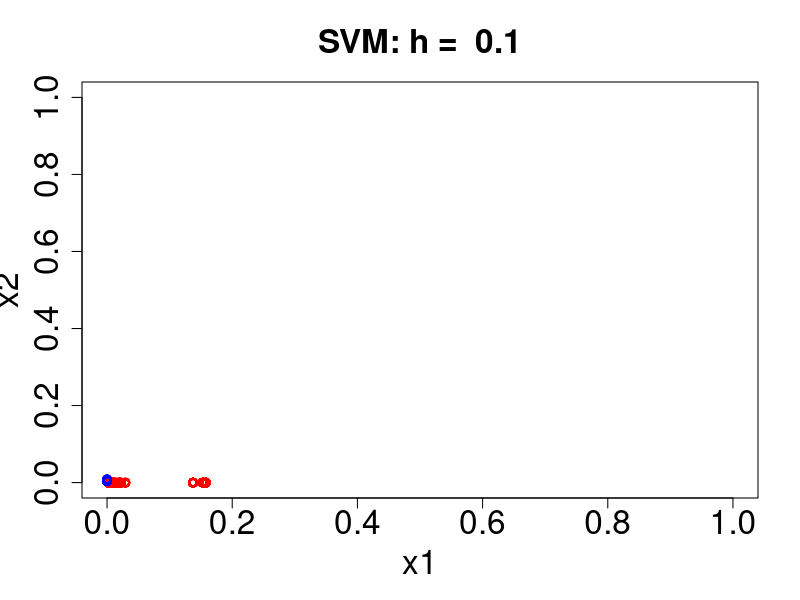
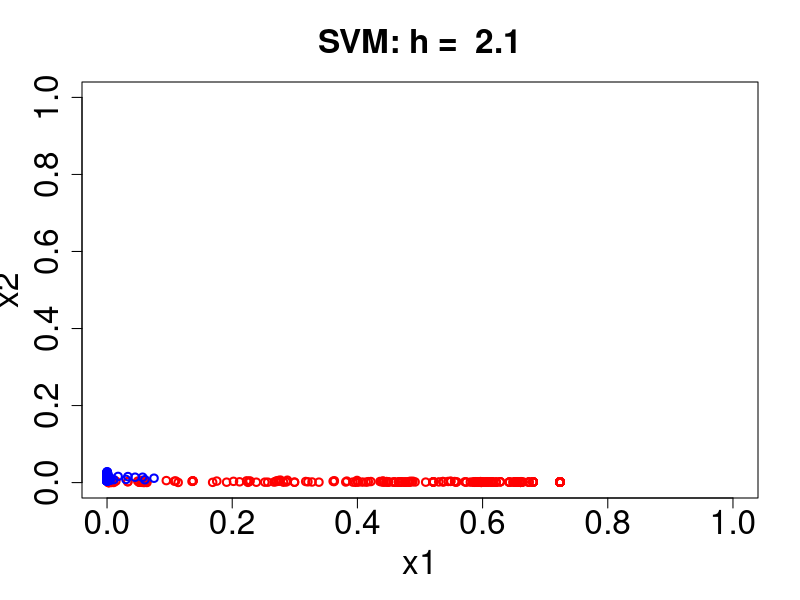
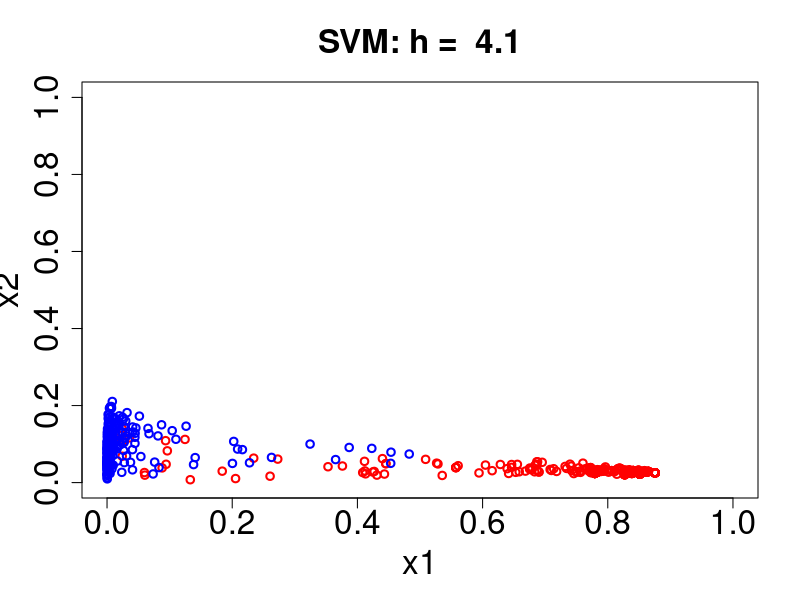
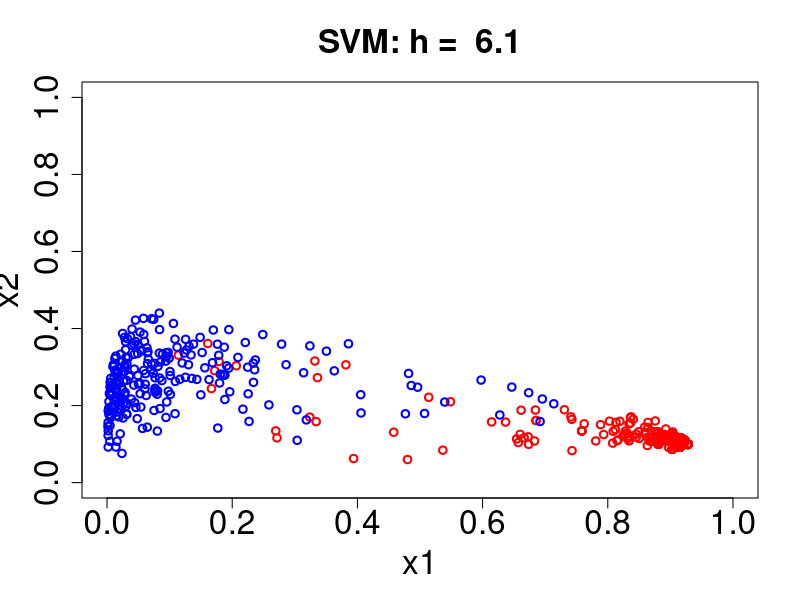
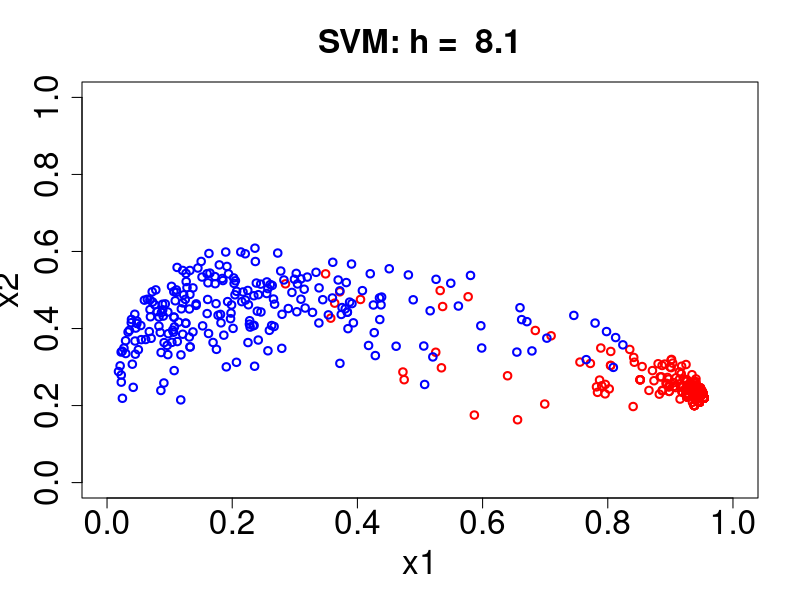
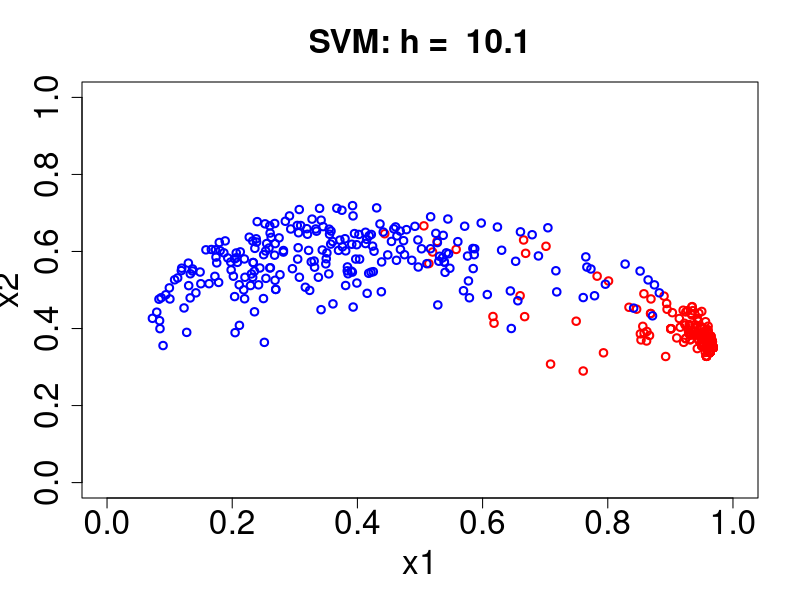
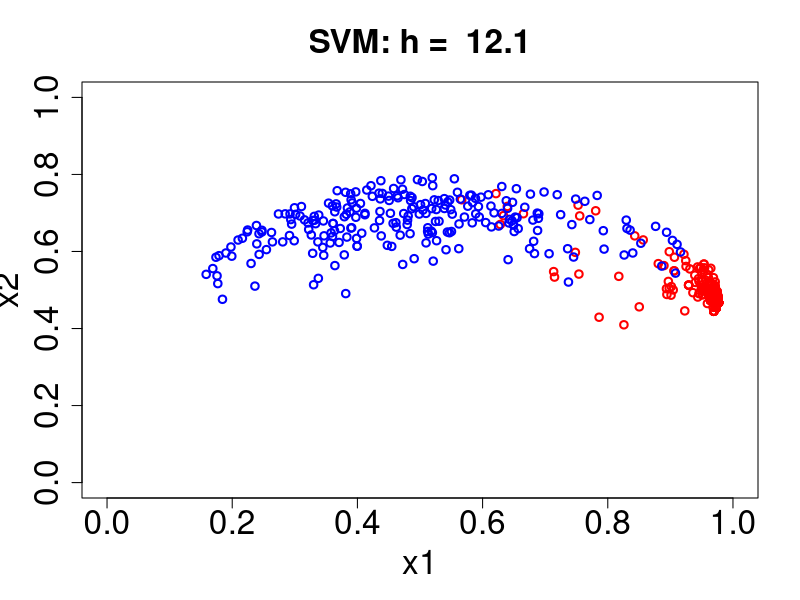
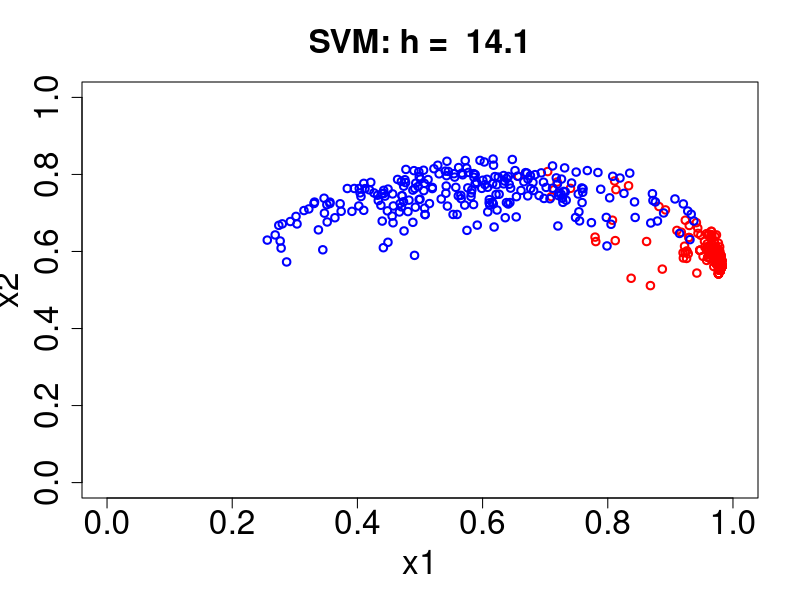

The R source for these figures, in order:
rm(list = ls())
if (length(dev.list())) {
  dev.off()
}

library("kernlab")
library("mlbench")

set.seed(203)

C1_LABEL = -1
C2_LABEL = 1


distance_two_points <- function(x1, x2) {
  return (sqrt(sum((x1 - x2)^2)))
}

# pega os dados da package mlbench
data("BreastCancer")
data2 <- BreastCancer

# Realiza o tratamento dos dados para remoção de NA
data2 <- data2[complete.cases(data2),]

start_variables_column <- 2
end_variables_column <- 10
label_column <- 11

X <- data.matrix(data2[, start_variables_column:end_variables_column])

N <- nrow(X) # numero de amostras
n <- ncol(X) # numero de variaveis

Y <- matrix(NA, nrow = N, ncol = 1)

for (i in 1:N) {
  # ultima coluna é a coluna com a classe
  if (data2[i, label_column] == "benign") {
    Y[i] <- C1_LABEL
  } else {
    Y[i] <- C2_LABEL
  }
}


# junta tudo na matriz dos dados
all_data <- cbind(X, Y)

# embaralha a matriz dos dados de entrada - remove bias de coleta
all_data <- all_data[sample.int(nrow(all_data)), ]

s = 0.75

# aberturas das gaussianas: quanto maior s, mais ela espalha
nc <- 250 # numero de pontos de cada classe
k_list <- c(10)

# gera os dados - fora do loop, para que sejam os mesmo dados para todos os k
# centro dessa gaussiana esta na posicao (2,2)
xc1 <- matrix(rnorm(nc * 2) , ncol = 2) * s + t (matrix(c (2 , 2) , nrow =
                                                          2, ncol = nc))
# centro dessa outra gaussiana esta na posicao (4,4)
xc2 <- matrix(rnorm(nc * 2) , ncol = 2) * s + t (matrix(c (4 , 4) , nrow =
                                                          2, ncol = nc))


xc1 <- all_data[which(all_data[,ncol(all_data)] == C1_LABEL), start_variables_column:end_variables_column]
xc2 <- all_data[which(all_data[,ncol(all_data)] == C2_LABEL), start_variables_column:end_variables_column]
nc1 <- nrow(xc1)
nc2 <- nrow(xc2)
nc_total <- nc1 + nc2

# plot(
#   NULL,
#   main = paste("Dados de entrada - s = ", s),
#   xlab = "x1",
#   ylab = "x2",
#   ylim = c(0, 6),
#   xlim = c(0, 6),
#   cex.main = 2,
#   cex.axis = 2,
#   cex.lab = 2
# )

# points(xc1[,1], xc1[,2], col = "red", lwd = 2)
# points(xc2[,1], xc2[,2], col = "blue", lwd = 2)

# matriz de entrada
X <- rbind(xc1, xc2)

# rotulos de entrada
yc1 <- rep(C1_LABEL, nc)
yc2 <- rep(C2_LABEL, nc)
Y <- c(yc1, yc2)

h_list <- seq(0.1, 40, 2)
C <- 10

dist_arr <- c()
area1_arr <- c()

for (h in h_list) {
  dall <- as.matrix(dist(X, diag = T, upper = T))
  kall <- exp(-(dall * dall) / (2 * (h)^2)) # essa é a matriz de kernel
  
  k11 <- kall[1:nc1, 1:nc1]
  k12 <- kall[(1:nc1),((nc1+1):nc_total)]
  k21 <- kall[((nc1+1):nc_total),(1:nc1)]
  k22 <- kall[((nc1+1):nc_total),((nc1+1):nc_total)]
  
  p11 <- rowSums(k11) / dim(k11)[2]
  p12 <- rowSums(k12) / dim(k12)[2]
  p21 <- rowSums(k21) / dim(k21)[2]
  p22 <- rowSums(k22) / dim(k22)[2]
  
  p1<-cbind(p11, p12) 
  p2<-cbind(p21, p22)
  
  plot(
    NULL,
    main = paste("SVM: h = ", h),
    xlab = "x1",
    ylab = "x2",
    ylim = c(0, 1),
    xlim = c(0, 1),
    cex.main = 2,
    cex.axis = 2,
    cex.lab = 2
  )

  points(p1[,1], p1[,2], col = "red", lwd = 2)
  points(p2[,1], p2[,2], col = "blue", lwd = 2)
  
  # calcula a distancia entre os centros para cada um
  m1 <- colMeans(p1)
  m2 <- colMeans(p2)
  
  # calcula os desvios padroes
  # a1 <- sd(p1[which(p1[,1] >= p1[,2]),1]) # somente os abaixo da reta
  # b1 <- sd(p1[which(p1[,1] >= p1[,2]),2])
  # 
  # a2 <- sd(p2[which(p2[,1] <= p2[,2]),1]) # somente os acima da reta
  # b2 <- sd(p2[which(p2[,1] <= p2[,2]),2])
  
  a1 <- sd(p1[,1])
  b1 <- sd(p1[,2])
  a2 <- sd(p2[,1])
  b2 <- sd(p2[,2])
  
  area1 <- pi * a1 * b1
  area2 <- pi * a2 * b2
  
  dist_arr <- c(dist_arr, distance_two_points(m1, m2))
  area1_arr <- c(area1_arr, area1 + area2)
}

DIST_COL <- "black"
AREA_COL <- "red"

par(mar = c(5, 4, 4, 4) + 0.3)  # Leave space for z axis
plot(h_list, dist_arr, ylab = "Distância entre centros", xlab = "h",
     type = "b", col = DIST_COL, lwd = 2, cex.main = 1.5,
     cex.axis = 1.5,pch = 16) # first plot
par(new = TRUE)
plot(h_list, area1_arr, axes = FALSE, bty = "n", xlab = "", ylab = "",
     main = "Métricas x h",
     type = "b", col = AREA_COL, lwd = 2, cex.main = 1.5,
     cex.axis = 1.5,
     cex.lab = 1.5, pch = 15)
axis(side=4, at = pretty(range(area1_arr)), col=AREA_COL, cex.axis = 1.5, col.axis=AREA_COL)
mtext("Área Elipse", side=4, line=3, col=AREA_COL)

## Add Legend
legend("topright",legend=c("Distância entre Centros","Área da Elipse"),
       text.col=c(DIST_COL,AREA_COL),pch=c(16,15),col=c(DIST_COL,AREA_COL))
